Frame 1 (no input): blank canvas, image omitted
Frame 60 (the mouse pressed at the canvas centre just before this capture): blank canvas, image omitted
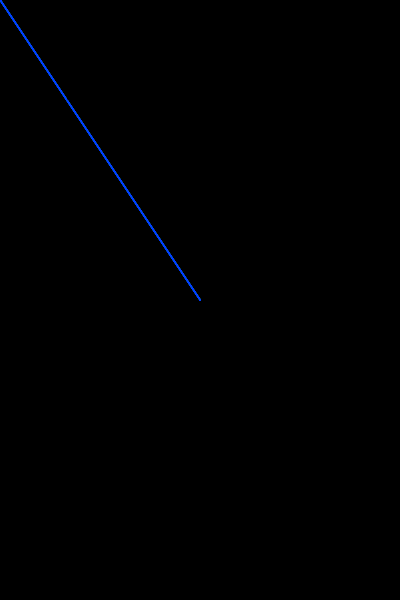
Frame 120 (the mouse held since frame 60 and released just before this capture)

The Processing sketch whose frames 1 and 60 were blank and that drew this single picture after the mouse press (run headless with seeded random() and noise(); from frame 60 on, the mouse is pressed at the canvas centre):

// Processing sketch: processing_83783
// ── processing_83783.pde

void setup()
{
  size(400,600);
  background(0,0,0);
  smooth();
  frameRate(5);
}
void draw()
{
  fill(0,0,0,75);
  stroke(0,65,255);
  line(0,0,mouseX,mouseY);
  textSize(40);
  textAlign(CENTER);
  text("Merry Christmas",200,100);
}
